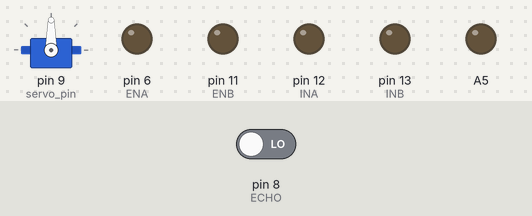
A sketch run on a simulated Arduino Uno, built with avr-gcc and run on an emulated ATmega328P. Shown: servo, output pins drawn as LEDs (lit = HIGH). Inputs (shaded band) come from the test bench; at power-on: pin 8 (ECHO) LOW. Pins used as bus, display or sensor lines are not drawn; what the sketch prints to the serial monitor is not drawn.

Above: at 0.1 s.
At 1.1 s:
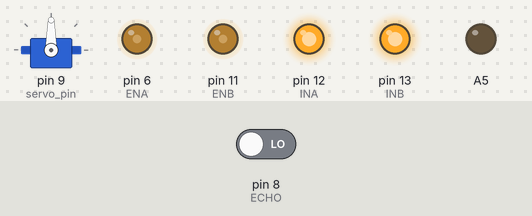
Timing chart, 0 to 2.6 s (numbered marks = the images above):
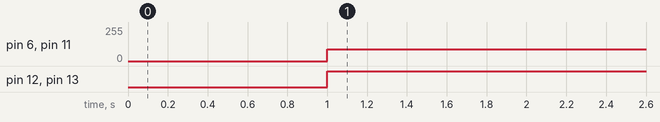

Measured:
- by itself, pin 6 (ENA), pin 11 (ENB): 0/255 → 90/255 at 1.0 s
- by itself, pin 12 (INA), pin 13 (INB): LOW → HIGH at 1.0 s

The sketch:

Self_driving_car_servo_lib.ino
```cpp
#include <Servo.h>


/*
 * 블루투스 신호
 * - 5: 자율주행 시작
 * - 6: 자율주행 멈춤
*/


#define TRIG 7
#define ECHO 8

int servo_pin = 9;

Servo servo;

bool self_drive_chk = false;
bool servo_chk = true;

// 모터 관련 전역변수
int const ENA = 6; // Speed
int const INA = 12; // Direction
int const ENB = 11;
int const INB = 13;
int r_speed = 90;
int l_speed = 90;
int mr_state = HIGH; // 오른쪽 모터 회전 방향
int ml_state = HIGH;  // 왼쪽 모터 회전 방향

void setup() {
  Serial.begin(9600);

  pinMode(TRIG, OUTPUT);
  pinMode(ECHO, INPUT);
  pinMode(A5, OUTPUT);

  //모터 핀 세팅
  pinMode(ENA, OUTPUT);
  pinMode(ENB, OUTPUT);
  pinMode(INA, OUTPUT);
  pinMode(INB, OUTPUT);

  //서보모터
  servo.attach(servo_pin, 1000, 2000);
  servo.writeMicroseconds(1500);
  servo.detach();
}

void loop() {

  char input_sig = Serial.read();

  if(Serial.available()){
    Serial.write(input_sig);
  }

  Serial.print(servo.attached());

//  초음파 센서
  digitalWrite(TRIG, LOW);
  digitalWrite(ECHO, LOW);
  delayMicroseconds(2);
  digitalWrite(TRIG, HIGH);
  delayMicroseconds(10);
  digitalWrite(ECHO, LOW);

  unsigned long duration = pulseIn(ECHO, HIGH);
  float distance = duration/29.0/2.0;


// 자율주행자동차
//  if(input_sig == '5') {
//    self_drive_chk = true;
//  }

  if(true){
    if(distance < 15 && distance > 1){
      digitalWrite(A5, HIGH);
      analogWrite(ENA,0);
      analogWrite(ENB,0);
      if(servo_chk) {

      }
    } else {
      digitalWrite(A5, LOW);
      digitalWrite(INA, HIGH);
      digitalWrite(INB, HIGH);
      analogWrite(ENA, r_speed);
      analogWrite(ENB, l_speed);
    }
  } else {
    analogWrite(ENA,0);
    analogWrite(ENB,0);
  }

  if(input_sig == '6') {
    self_drive_chk = false;
  }
}
```
